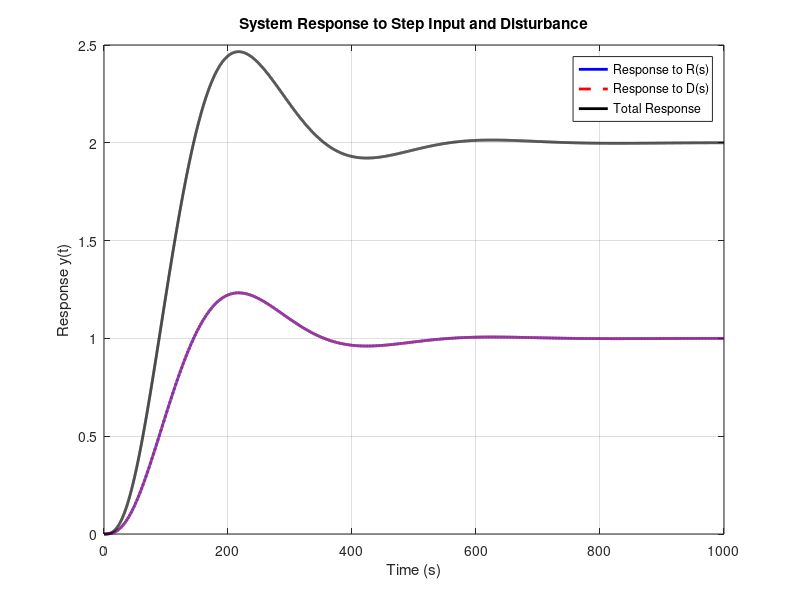
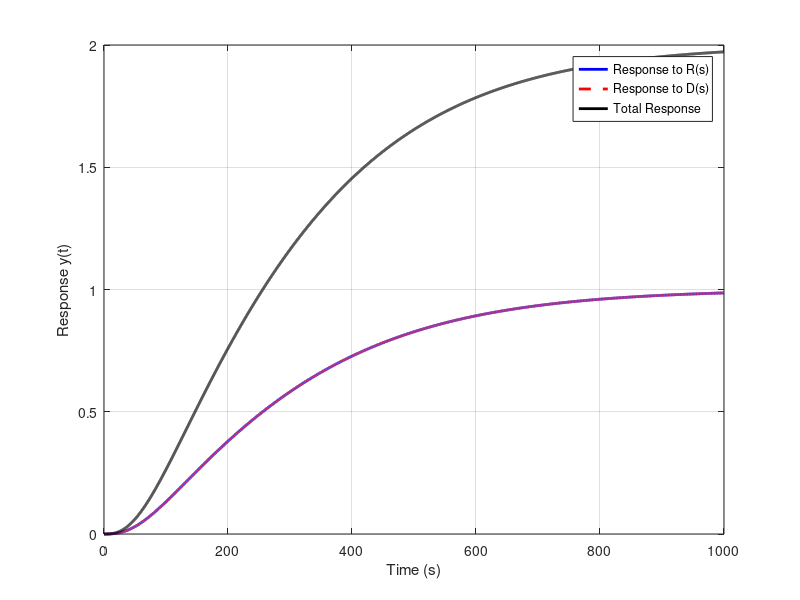
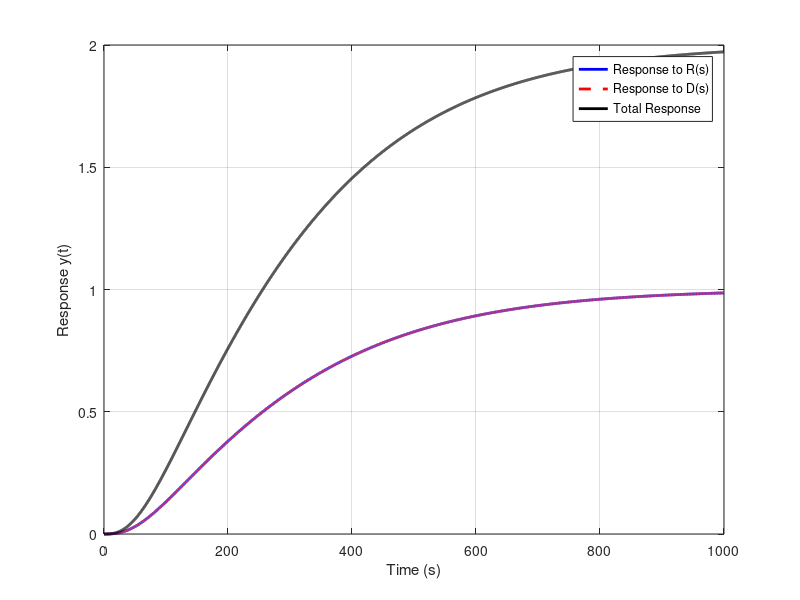

MATLAB code to generate these figures, in order:
clc;
close all;

global T1 k2 c0 c1 c2;

k1 = 1;
T1 = 75;
k2 = 1.2;
c0 = 85000;
c1 = 5700;
c2 = 150;

% --------------------- a --------------------
% Controller: k1*(T1*s + 1) / (T1*s)
Gc = tf([k1*T1, k1], [T1, 0]);

% Plant: k2 / (c0*s^3 + c1*s^2 + c2*s + 1)
Gp = tf(k2, [c0, c1, c2, 1]);

% Open-loop system (controller * plant)
G_open = series(Gc, Gp);

% Create the feedback system with unity feedback
% H(s) = 1
sys = feedback(G_open, 1);

% Simulate the step response for the reference input R(s) = 1/s
t = 0:0.1:1000; % Time vector
r = ones(size(t)); % Unit step input for R(s)

% Disturbance transfer function
disturbance = tf(1, [1 0]);

% Response to the reference input
[y_ref, t_ref] = step(sys, t);

% Response to the disturbance input
[y_dist, t_dist] = lsim(sys, ones(size(t)), t);

% Total response (reference input + disturbance input)
y_total = y_ref + y_dist;

% Plot the responses
figure;
plot(t, y_ref, 'b', 'LineWidth', 2); hold on;
plot(t, y_dist, 'r--', 'LineWidth', 2);
plot(t, y_total, 'k', 'LineWidth', 2);
xlabel('Time (s)');
ylabel('Response y(t)');
legend('Response to R(s)', 'Response to D(s)', 'Total Response');
title('System Response to Step Input and Disturbance');
grid on;

% --------------------- b --------------------
function showPlot(k1)   
    global T1 k2 c0 c1 c2;

    % Controller: k1*(T1*s + 1) / (T1*s)
    Gc = tf([k1*T1, k1], [T1, 0]);
    
    % Plant: k2 / (c0*s^3 + c1*s^2 + c2*s + 1)
    Gp = tf(k2, [c0, c1, c2, 1]);
    
    % Open-loop system (controller * plant)
    G_open = series(Gc, Gp);
    
    % Create the feedback system with unity feedback
    % H(s) = 1
    sys = feedback(G_open, 1);
    
    % Simulate the step response for the reference input R(s) = 1/s
    t = 0:0.1:1000; % Time vector
    r = ones(size(t)); % Unit step input for R(s)
    
    % Disturbance transfer function
    disturbance = tf(1, [1 0]);
    
    % Response to the reference input
    [y_ref, t_ref] = step(sys, t);
    
    % Response to the disturbance input
    [y_dist, t_dist] = lsim(sys, ones(size(t)), t);
    
    % Total response (reference input + disturbance input)
    y_total = y_ref + y_dist;
    
    % Plot the responses
    figure;
    plot(t, y_ref, 'b', 'LineWidth', 2); hold on;
    plot(t, y_dist, 'r--', 'LineWidth', 2);
    plot(t, y_total, 'k', 'LineWidth', 2);
    xlabel('Time (s)');
    ylabel('Response y(t)');
    legend('Response to R(s)', 'Response to D(s)', 'Total Response');
    grid on;
end


showPlot(0.2);
showPlot(0.2);
